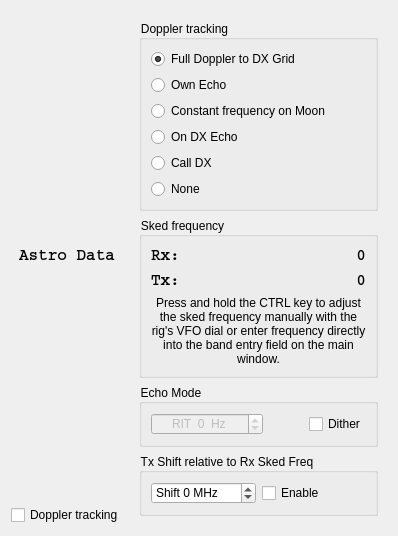
<?xml version="1.0" encoding="UTF-8"?>
<ui version="4.0">
 <class>Astro</class>
 <widget class="QWidget" name="Astro">
  <property name="geometry">
   <rect>
    <x>0</x>
    <y>0</y>
    <width>356</width>
    <height>446</height>
   </rect>
  </property>
  <property name="sizePolicy">
   <sizepolicy hsizetype="Preferred" vsizetype="Preferred">
    <horstretch>0</horstretch>
    <verstretch>0</verstretch>
   </sizepolicy>
  </property>
  <layout class="QGridLayout" name="gridLayout">
   <property name="sizeConstraint">
    <enum>QLayout::SetFixedSize</enum>
   </property>
   <item row="0" column="1">
    <widget class="QWidget" name="doppler_widget" native="true">
     <property name="styleSheet">
      <string notr="true">* {
	font-weight: normal;
}</string>
     </property>
     <layout class="QVBoxLayout" name="verticalLayout">
      <item>
       <widget class="QGroupBox" name="groupBox">
        <property name="title">
         <string>Doppler tracking</string>
        </property>
        <layout class="QVBoxLayout" name="verticalLayout_2">
         <item>
          <widget class="QRadioButton" name="rbFullTrack">
           <property name="toolTip">
            <string>&lt;html&gt;&lt;head/&gt;&lt;body&gt;&lt;p&gt;One station does all Doppler shift correction, their QSO partner receives and transmits on the sked frequency.&lt;/p&gt;&lt;p&gt;If the rig does not accept CAT QSY commands while transmitting a single correction is applied for the whole transmit period.&lt;/p&gt;&lt;/body&gt;&lt;/html&gt;</string>
           </property>
           <property name="text">
            <string>Full Doppler to DX Grid</string>
           </property>
           <property name="checked">
            <bool>true</bool>
           </property>
          </widget>
         </item>
         <item>
          <widget class="QRadioButton" name="rbOwnEcho">
           <property name="toolTip">
            <string>&lt;html&gt;&lt;head/&gt;&lt;body&gt;&lt;p&gt;Transmit takes place on sked frequency and receive frequency is  corrected for own echoes. &lt;/p&gt;&lt;p&gt;This mode can be used for calling CQ, or when using Echo mode.&lt;/p&gt;&lt;/body&gt;&lt;/html&gt;</string>
           </property>
           <property name="text">
            <string>Own Echo</string>
           </property>
          </widget>
         </item>
         <item>
          <widget class="QRadioButton" name="rbConstFreqOnMoon">
           <property name="toolTip">
            <string>&lt;html&gt;&lt;head/&gt;&lt;body&gt;&lt;p&gt;Both stations correct for Doppler shift such that they would be heard on the moon at the sked frequency.&lt;/p&gt;&lt;p&gt;If the rig does not accept CAT QSY commands while transmitting a single correction is applied for the whole transmit period.&lt;/p&gt;&lt;p&gt;Use this option also for Echo mode.&lt;/p&gt;&lt;/body&gt;&lt;/html&gt;</string>
           </property>
           <property name="text">
            <string>Constant frequency on Moon</string>
           </property>
           <property name="checked">
            <bool>false</bool>
           </property>
          </widget>
         </item>
         <item>
          <widget class="QRadioButton" name="rbOnDxEcho">
           <property name="toolTip">
            <string>&lt;html&gt;&lt;head/&gt;&lt;body&gt;&lt;p&gt;DX station announces their TX Freq, which is entered as the Sked Freq. Correction applied to RX and TX so you appear on the DX's station's own echo Freq.&lt;/p&gt;&lt;p&gt;If the rig does not accept CAT QSY commands while transmitting a single correction is applied for the whole transmit period.&lt;/p&gt;&lt;/body&gt;&lt;/html&gt;</string>
           </property>
           <property name="text">
            <string>On DX Echo</string>
           </property>
           <property name="checked">
            <bool>false</bool>
           </property>
          </widget>
         </item>
         <item>
          <widget class="QRadioButton" name="rbCallDx">
           <property name="toolTip">
            <string>&lt;html&gt;&lt;head/&gt;&lt;body&gt;&lt;p&gt;Tune radio manually and select this mode to put your echo on the same frequency.&lt;/p&gt;&lt;p&gt;If the rig does not accept CAT QSY commands while transmitting a single correction is applied for the whole transmit period.&lt;/p&gt;&lt;/body&gt;&lt;/html&gt;</string>
           </property>
           <property name="text">
            <string>Call DX</string>
           </property>
           <property name="checked">
            <bool>false</bool>
           </property>
          </widget>
         </item>
         <item>
          <widget class="QRadioButton" name="rbNoDoppler">
           <property name="toolTip">
            <string>&lt;html&gt;&lt;head/&gt;&lt;body&gt;&lt;p&gt;No Doppler shift correction is applied. This may be used when the QSO partner does full Doppler correction to your grid square.&lt;/p&gt;&lt;/body&gt;&lt;/html&gt;</string>
           </property>
           <property name="text">
            <string>None</string>
           </property>
           <property name="checked">
            <bool>false</bool>
           </property>
          </widget>
         </item>
        </layout>
       </widget>
      </item>
      <item>
       <widget class="QGroupBox" name="groupBox_3">
        <property name="enabled">
         <bool>true</bool>
        </property>
        <property name="title">
         <string>Sked frequency</string>
        </property>
        <layout class="QGridLayout" name="gridLayout_2" columnstretch="0,1">
         <item row="1" column="1">
          <widget class="QLabel" name="sked_tx_frequency_label">
           <property name="styleSheet">
            <string notr="true">* {
	font-family: Courier;
	font-size: 12pt;
	font-weight: bold;
}</string>
           </property>
           <property name="text">
            <string>0</string>
           </property>
           <property name="alignment">
            <set>Qt::AlignRight|Qt::AlignTrailing|Qt::AlignVCenter</set>
           </property>
          </widget>
         </item>
         <item row="0" column="1">
          <widget class="QLabel" name="sked_frequency_label">
           <property name="styleSheet">
            <string notr="true">* {
	font-family: Courier;
	font-size: 12pt;
	font-weight: bold;
}</string>
           </property>
           <property name="text">
            <string>0</string>
           </property>
           <property name="alignment">
            <set>Qt::AlignRight|Qt::AlignTrailing|Qt::AlignVCenter</set>
           </property>
          </widget>
         </item>
         <item row="0" column="0">
          <widget class="QLabel" name="label">
           <property name="styleSheet">
            <string notr="true">* {
	font-family: Courier;
	font-size: 12pt;
	font-weight: bold;
}</string>
           </property>
           <property name="text">
            <string>Rx:</string>
           </property>
          </widget>
         </item>
         <item row="1" column="0">
          <widget class="QLabel" name="label_2">
           <property name="styleSheet">
            <string notr="true">* {
	font-family: Courier;
	font-size: 12pt;
	font-weight: bold;
}</string>
           </property>
           <property name="text">
            <string>Tx:</string>
           </property>
          </widget>
         </item>
         <item row="2" column="0" colspan="2">
          <widget class="QLabel" name="label_3">
           <property name="text">
            <string>&lt;html&gt;&lt;head/&gt;&lt;body&gt;&lt;p&gt;Press and hold the CTRL key to adjust the sked frequency manually with the rig's VFO dial or enter frequency directly into the band entry field on the main window.&lt;/p&gt;&lt;/body&gt;&lt;/html&gt;</string>
           </property>
           <property name="textFormat">
            <enum>Qt::AutoText</enum>
           </property>
           <property name="alignment">
            <set>Qt::AlignCenter</set>
           </property>
           <property name="wordWrap">
            <bool>true</bool>
           </property>
          </widget>
         </item>
        </layout>
       </widget>
      </item>
      <item>
       <widget class="QGroupBox" name="groupBox_2">
        <property name="minimumSize">
         <size>
          <width>0</width>
          <height>50</height>
         </size>
        </property>
        <property name="title">
         <string>Echo Mode</string>
        </property>
        <layout class="QHBoxLayout" name="horizontalLayout_3">
         <item>
          <layout class="QHBoxLayout" name="horizontalLayout_2">
           <item>
            <widget class="QSpinBox" name="sbRIT">
             <property name="enabled">
              <bool>false</bool>
             </property>
             <property name="alignment">
              <set>Qt::AlignCenter</set>
             </property>
             <property name="suffix">
              <string>  Hz</string>
             </property>
             <property name="prefix">
              <string>RIT  </string>
             </property>
             <property name="minimum">
              <number>-20000</number>
             </property>
             <property name="maximum">
              <number>20000</number>
             </property>
             <property name="singleStep">
              <number>100</number>
             </property>
            </widget>
           </item>
           <item>
            <spacer name="horizontalSpacer">
             <property name="orientation">
              <enum>Qt::Horizontal</enum>
             </property>
             <property name="sizeHint" stdset="0">
              <size>
               <width>40</width>
               <height>20</height>
              </size>
             </property>
            </spacer>
           </item>
           <item>
            <widget class="QCheckBox" name="cbDither">
             <property name="text">
              <string>Dither</string>
             </property>
            </widget>
           </item>
          </layout>
         </item>
        </layout>
       </widget>
      </item>
      <item>
       <widget class="QGroupBox" name="groupBox_4">
        <property name="title">
         <string>Tx Shift relative to Rx Sked Freq</string>
        </property>
        <layout class="QHBoxLayout" name="horizontalLayout_4">
         <item>
          <widget class="QSpinBox" name="sbibShift">
           <property name="toolTip">
            <string>Enter large offset</string>
           </property>
           <property name="suffix">
            <string> MHz</string>
           </property>
           <property name="prefix">
            <string>Shift </string>
           </property>
           <property name="minimum">
            <number>-30</number>
           </property>
           <property name="maximum">
            <number>30</number>
           </property>
           <property name="singleStep">
            <number>1</number>
           </property>
           <property name="value">
            <number>0</number>
           </property>
          </widget>
         </item>
         <item>
          <widget class="QCheckBox" name="cbEnableShift">
           <property name="enabled">
            <bool>true</bool>
           </property>
           <property name="text">
            <string>Enable</string>
           </property>
          </widget>
         </item>
        </layout>
       </widget>
      </item>
     </layout>
    </widget>
   </item>
   <item row="0" column="0">
    <layout class="QVBoxLayout" name="verticalLayout_3">
     <item alignment="Qt::AlignHCenter">
      <widget class="QLabel" name="text_label">
       <property name="sizePolicy">
        <sizepolicy hsizetype="Preferred" vsizetype="MinimumExpanding">
         <horstretch>0</horstretch>
         <verstretch>0</verstretch>
        </sizepolicy>
       </property>
       <property name="styleSheet">
        <string notr="true">* {
	font-family: Courier;
	font-size: 12pt;
	font-weight: bold;
}</string>
       </property>
       <property name="frameShadow">
        <enum>QFrame::Sunken</enum>
       </property>
       <property name="text">
        <string>Astro Data</string>
       </property>
       <property name="alignment">
        <set>Qt::AlignCenter</set>
       </property>
       <property name="margin">
        <number>6</number>
       </property>
      </widget>
     </item>
     <item>
      <layout class="QHBoxLayout" name="horizontalLayout">
       <item>
        <widget class="QCheckBox" name="cbDopplerTracking">
         <property name="styleSheet">
          <string notr="true"/>
         </property>
         <property name="text">
          <string>Doppler tracking</string>
         </property>
        </widget>
       </item>
      </layout>
     </item>
    </layout>
   </item>
  </layout>
 </widget>
 <resources/>
 <connections/>
</ui>
